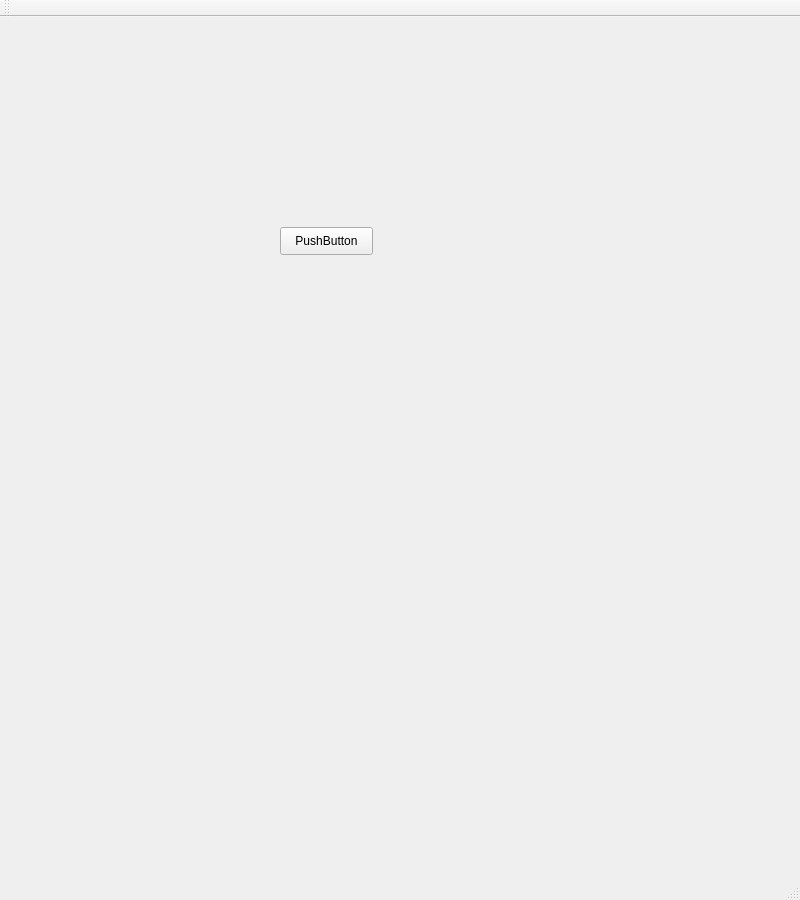
<?xml version="1.0" encoding="UTF-8"?>
<ui version="4.0">
 <class>MainWindow</class>
 <widget class="QMainWindow" name="MainWindow">
  <property name="geometry">
   <rect>
    <x>0</x>
    <y>0</y>
    <width>800</width>
    <height>900</height>
   </rect>
  </property>
  <property name="windowTitle">
   <string>MainWindow</string>
  </property>
  <widget class="QWidget" name="centralWidget">
   <widget class="QPushButton" name="pushButton">
    <property name="geometry">
     <rect>
      <x>280</x>
      <y>210</y>
      <width>93</width>
      <height>28</height>
     </rect>
    </property>
    <property name="text">
     <string>PushButton</string>
    </property>
   </widget>
  </widget>
  <widget class="QMenuBar" name="menuBar">
   <property name="geometry">
    <rect>
     <x>0</x>
     <y>0</y>
     <width>800</width>
     <height>26</height>
    </rect>
   </property>
  </widget>
  <widget class="QToolBar" name="mainToolBar">
   <attribute name="toolBarArea">
    <enum>TopToolBarArea</enum>
   </attribute>
   <attribute name="toolBarBreak">
    <bool>false</bool>
   </attribute>
  </widget>
  <widget class="QStatusBar" name="statusBar"/>
 </widget>
 <layoutdefault spacing="6" margin="11"/>
 <resources/>
 <connections/>
</ui>
